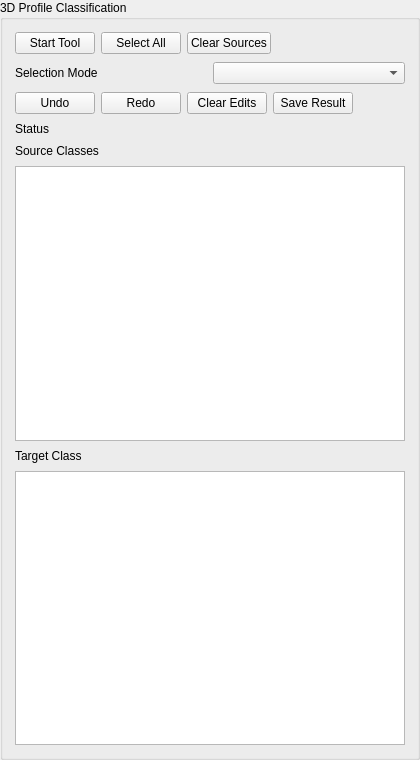
<?xml version="1.0" encoding="UTF-8"?>
<ui version="4.0">
 <class>ProfileClassificationWidget</class>
 <widget class="QGroupBox" name="ProfileClassificationWidget">
  <property name="geometry">
   <rect>
    <x>0</x>
    <y>0</y>
    <width>420</width>
    <height>760</height>
   </rect>
  </property>
  <property name="title">
   <string>3D Profile Classification</string>
  </property>
  <layout class="QVBoxLayout" name="profileClassificationLayout">
   <property name="leftMargin">
    <number>12</number>
   </property>
   <property name="topMargin">
    <number>12</number>
   </property>
   <property name="rightMargin">
    <number>12</number>
   </property>
   <property name="bottomMargin">
    <number>12</number>
   </property>
   <property name="spacing">
    <number>8</number>
   </property>
   <item>
    <layout class="QHBoxLayout" name="buttonRowLayout">
     <property name="leftMargin">
      <number>0</number>
     </property>
     <property name="topMargin">
      <number>0</number>
     </property>
     <property name="rightMargin">
      <number>0</number>
     </property>
     <property name="bottomMargin">
      <number>0</number>
     </property>
     <property name="spacing">
      <number>6</number>
     </property>
     <item>
      <widget class="QPushButton" name="toggleButton">
       <property name="text">
        <string>Start Tool</string>
       </property>
      </widget>
     </item>
     <item>
      <widget class="QPushButton" name="selectAllButton">
       <property name="text">
        <string>Select All</string>
       </property>
      </widget>
     </item>
     <item>
      <widget class="QPushButton" name="clearSelectionButton">
       <property name="text">
        <string>Clear Sources</string>
       </property>
      </widget>
     </item>
     <item>
      <spacer name="buttonRowSpacer">
       <property name="orientation">
        <enum>Qt::Horizontal</enum>
       </property>
       <property name="sizeHint" stdset="0">
        <size>
         <width>40</width>
         <height>20</height>
        </size>
       </property>
      </spacer>
     </item>
    </layout>
   </item>
   <item>
    <layout class="QHBoxLayout" name="modeRowLayout">
     <property name="leftMargin">
      <number>0</number>
     </property>
     <property name="topMargin">
      <number>0</number>
     </property>
     <property name="rightMargin">
      <number>0</number>
     </property>
     <property name="bottomMargin">
      <number>0</number>
     </property>
     <property name="spacing">
      <number>6</number>
     </property>
     <item>
      <widget class="QLabel" name="modeLabel">
       <property name="text">
        <string>Selection Mode</string>
       </property>
      </widget>
     </item>
     <item>
      <widget class="QComboBox" name="modeComboBox">
       <property name="minimumSize">
        <size>
         <width>170</width>
         <height>0</height>
        </size>
       </property>
      </widget>
     </item>
    </layout>
   </item>
   <item>
    <layout class="QHBoxLayout" name="historyRowLayout">
     <property name="leftMargin">
      <number>0</number>
     </property>
     <property name="topMargin">
      <number>0</number>
     </property>
     <property name="rightMargin">
      <number>0</number>
     </property>
     <property name="bottomMargin">
      <number>0</number>
     </property>
     <property name="spacing">
      <number>6</number>
     </property>
     <item>
      <widget class="QPushButton" name="undoButton">
       <property name="text">
        <string>Undo</string>
       </property>
      </widget>
     </item>
     <item>
      <widget class="QPushButton" name="redoButton">
       <property name="text">
        <string>Redo</string>
       </property>
      </widget>
     </item>
     <item>
      <widget class="QPushButton" name="clearEditsButton">
       <property name="text">
        <string>Clear Edits</string>
       </property>
      </widget>
     </item>
     <item>
      <widget class="QPushButton" name="saveButton">
       <property name="text">
        <string>Save Result</string>
       </property>
      </widget>
     </item>
     <item>
      <spacer name="historyRowSpacer">
       <property name="orientation">
        <enum>Qt::Horizontal</enum>
       </property>
       <property name="sizeHint" stdset="0">
        <size>
         <width>40</width>
         <height>20</height>
        </size>
       </property>
      </spacer>
     </item>
    </layout>
   </item>
   <item>
    <widget class="QLabel" name="statusLabel">
     <property name="text">
      <string>Status</string>
     </property>
     <property name="wordWrap">
      <bool>true</bool>
     </property>
     <property name="textInteractionFlags">
      <set>Qt::TextSelectableByMouse</set>
     </property>
    </widget>
   </item>
   <item>
    <widget class="QLabel" name="sourceTitleLabel">
     <property name="text">
      <string>Source Classes</string>
     </property>
    </widget>
   </item>
   <item>
    <widget class="QListWidget" name="sourceListWidget">
     <property name="alternatingRowColors">
      <bool>true</bool>
     </property>
     <property name="selectionMode">
      <enum>QAbstractItemView::NoSelection</enum>
     </property>
     <property name="minimumSize">
      <size>
       <width>0</width>
       <height>220</height>
      </size>
     </property>
    </widget>
   </item>
   <item>
    <widget class="QLabel" name="targetTitleLabel">
     <property name="text">
      <string>Target Class</string>
     </property>
    </widget>
   </item>
   <item>
    <widget class="QListWidget" name="targetListWidget">
     <property name="alternatingRowColors">
      <bool>true</bool>
     </property>
     <property name="selectionMode">
      <enum>QAbstractItemView::SingleSelection</enum>
     </property>
     <property name="minimumSize">
      <size>
       <width>0</width>
       <height>180</height>
      </size>
     </property>
    </widget>
   </item>
  </layout>
 </widget>
 <resources/>
 <connections/>
</ui>
